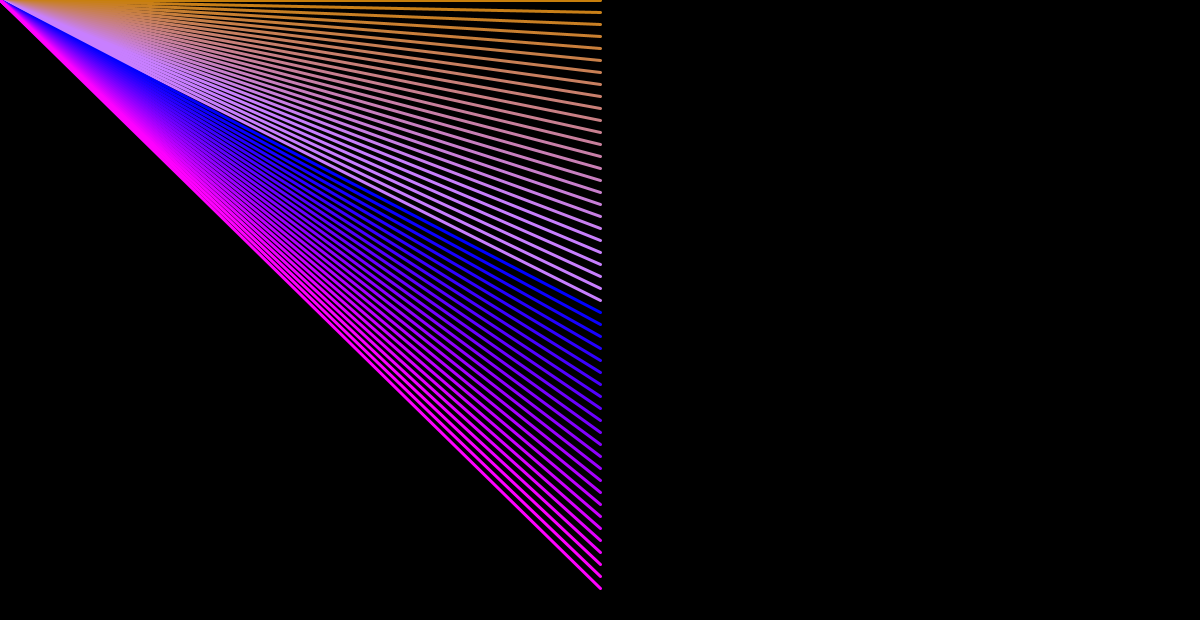
Frame 1 (no input)
Frame 60 (the mouse pressed at the canvas centre just before this capture): identical to frame 1, image omitted
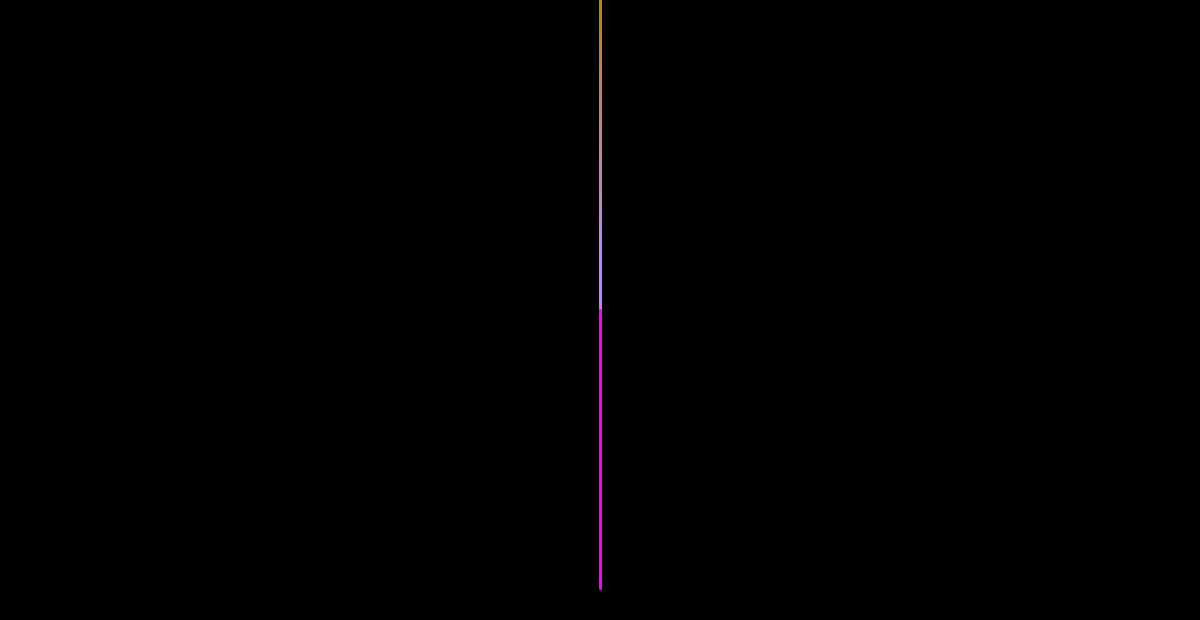
Frame 120 (the mouse held since frame 60 and released just before this capture)

The Processing sketch that drew these frames (run headless with seeded random() and noise(); from frame 60 on, the mouse is pressed at the canvas centre):

// Processing sketch: processing_173813
// ── processing_173813.pde

int a;
int b;
int c;
int d;

void setup()

{
  size(1200, 620);
  frameRate(30);
  d=0;
  }

void draw()

{
  background(0);
  c=0;
  
  strokeWeight(3);
  a=mouseX;
  b=mouseY;
  for (int y=0; y<50; y=y+1) {
    c=c+12;
    if (y==26) {
      c=0;
    }
    if (y>25) {
      d=255;
      stroke(c, 0, d);
    } else {
      stroke(200, 127, c);
    }
  
    line(600, 12*y, a, b);
    
  }
  
}
